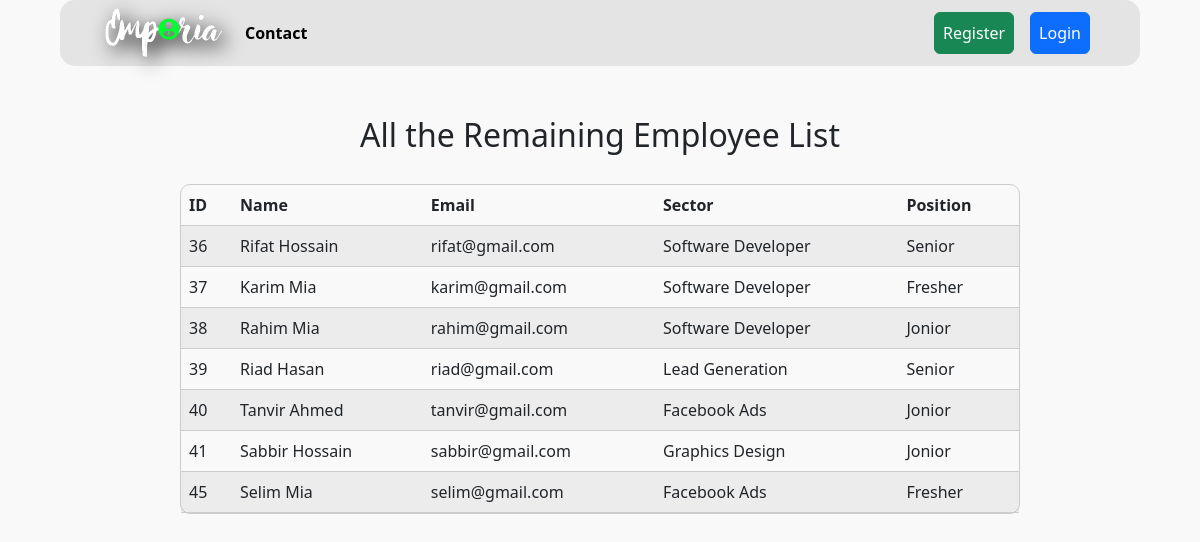
/display-employees-to-employee/, run on the app's committed database.
### dashboard/models.py (models this page shows, shortened)
class Employee(models.Model):
    user = models.OneToOneField(User, on_delete=models.CASCADE)
    sector = models.ForeignKey(Sector, on_delete=models.SET_NULL, null=True, related_name="employees")
    position = models.ForeignKey(Position, on_delete=models.SET_NULL, null=True, related_name="employees")

class Sector(models.Model):
    sector = models.CharField(max_length=50, unique=True)
    def __str__(self):
        return self.sector

class Position(models.Model):
    position = models.CharField(max_length=50, unique=True)
    def __str__(self):
        return self.position

### dashboard/views.py (the view)
# urls.py: path('display-employees-to-employee/', views.display_all_employees_to_employee, name='display_employees_to_employee'),
def display_all_employees_to_employee(request):
    employees = Employee.objects.all()
    return render(request, 'display_all_employees_to_employee.html', {'employees': employees})

### dashboard/templates/display_all_employees_to_employee.html
{% extends 'base.html' %}
{% block content %}
    <div>
        <h2 style="text-align:center;margin-top:50px;margin-bottom:30px;">All the Remaining Employee List</h2>
        <table class="table table-striped" style="width:70%; margin:auto;">
            <thead>
                <tr>
                    <th>ID</th>
                    <th>Name</th>
                    <th>Email</th>
                    <th>Sector</th>
                    <th>Position</th>
                </tr>
            </thead>
            <tbody>
                {% for employee in employees %}
                    <tr>
                        <td>{{ employee.user.id }}</td>
                        <td>{{ employee.user.get_full_name }}</td>
                        <td>{{ employee.user.email }}</td>
                        <td>{{ employee.sector }}</td>
                        <td>{{ employee.position }}</td>
                    </tr>
                {% endfor %}
            </tbody>
        </table>
    </div>
{% endblock %}

### templates/base.html (shortened to what this page needs)
{% load static %}
<!DOCTYPE html>
<html lang="en">
  <head>
    <link
      href="https://cdn.jsdelivr.net/npm/bootstrap@5.2.3/dist/css/bootstrap.min.css"
      rel="stylesheet"
    />
    <link rel="stylesheet" href="https://cdn.jsdelivr.net/npm/flatpickr/dist/flatpickr.min.css">
    <link rel="stylesheet" href="https://cdnjs.cloudflare.com/ajax/libs/font-awesome/6.7.2/css/all.min.css" />
  </head>
  <body>
    <nav class="navbar navbar-expand-lg ">
      <div class="container-fluid">
        <div class="collapse navbar-collapse" id="navbarSupportedContent">
          <ul class="navbar-nav me-auto mb-2 mb-lg-0">
            {% if request.user.is_authenticated%}
            <li class="nav-item">
              <a href="{% url 'home' %}">
                <img class="logo" src="{% static 'Emporia_red.png' %}" style="height:50px;">
              </a>
            </li>
            {% else %}
            <div style="display:flex;justify-content:center; align-items:center;">
            <li class="nav-item">
              <a href="{% url 'home' %}">
                <img class="logo" src="{% static 'EmporiaLogo.png' %}" style="height:50px;">
              </a>
            </li>
            <li class="nav-item">
              <a class="nav-link nav_contact" style="font-weight:bold; color:black;" href="{% url 'contact' %}">Contact</a>
            </li>
          </div>
            {% endif %}
          </ul>
          <div class="d-flex">
            <ul class="navbar-nav me-auto mb-2 mb-lg-0">
              {% if request.user.is_authenticated%}
              <li class="nav-item">
                <a class="nav-link nav_dashboard btn btn-success mx-2 text-white" href="{% url 'dashboard'%}">Dashboard</a>
              </li>
              <li class="nav-item">
                <a class="nav-link btn btn-danger mx-2 text-white" href="{% url 'logout' %}">Log Out</a>
              </li>
              {% else %}
              <li class="nav-item">
                <a
                  class="nav-link btn btn-success mx-2 text-white"
                  href="{% url 'register' %}"
                  >Register</a
                >
              </li>
              <li class="nav-item">
                <a
                  class="nav-link btn btn-primary mx-2 text-white"
                  href="{% url 'login' %}"
                  >Login</a
                >
              </li>
              {% endif %}
            </ul>
          </div>
        </div>
      </div>
    </nav>
     {% block content %} {% endblock %}
  </body>
</html>

### templates/base.html (style rules this page uses)
body { background-color: #f9f9f9; }
.table { width: 500px; border-collapse: separate; border-spacing: 0; border-radius: 10px; border: 1px solid #ccc; }
li::marker { font-weight: bold; }
.navbar { width: 90%; margin: auto; border-radius: 15px; padding-left: 30px; padding-right: 30px; background-color:rgb(228, 228, 228); }
.nav_contact { margin-left: 10px !important; }
.logo { filter: drop-shadow(6px 6px 10px black); }

### data on the page
Employee: user.id "36", user.get_full_name "Rifat Hossain", user.email "rifat@gmail.com", sector "Software Developer", position "Senior"
Employee: user.id "37", user.get_full_name "Karim Mia", user.email "karim@gmail.com", sector "Software Developer", position "Fresher"
Employee: user.id "38", user.get_full_name "Rahim Mia", user.email "rahim@gmail.com", sector "Software Developer", position "Jonior"
Employee: user.id "39", user.get_full_name "Riad Hasan", user.email "riad@gmail.com", sector "Lead Generation", position "Senior"
Employee: user.id "40", user.get_full_name "Tanvir Ahmed", user.email "tanvir@gmail.com", sector "Facebook Ads", position "Jonior"
Employee: user.id "41", user.get_full_name "Sabbir Hossain", user.email "sabbir@gmail.com", sector "Graphics Design", position "Jonior"
Employee: user.id "45", user.get_full_name "Selim Mia", user.email "selim@gmail.com", sector "Facebook Ads", position "Fresher"
